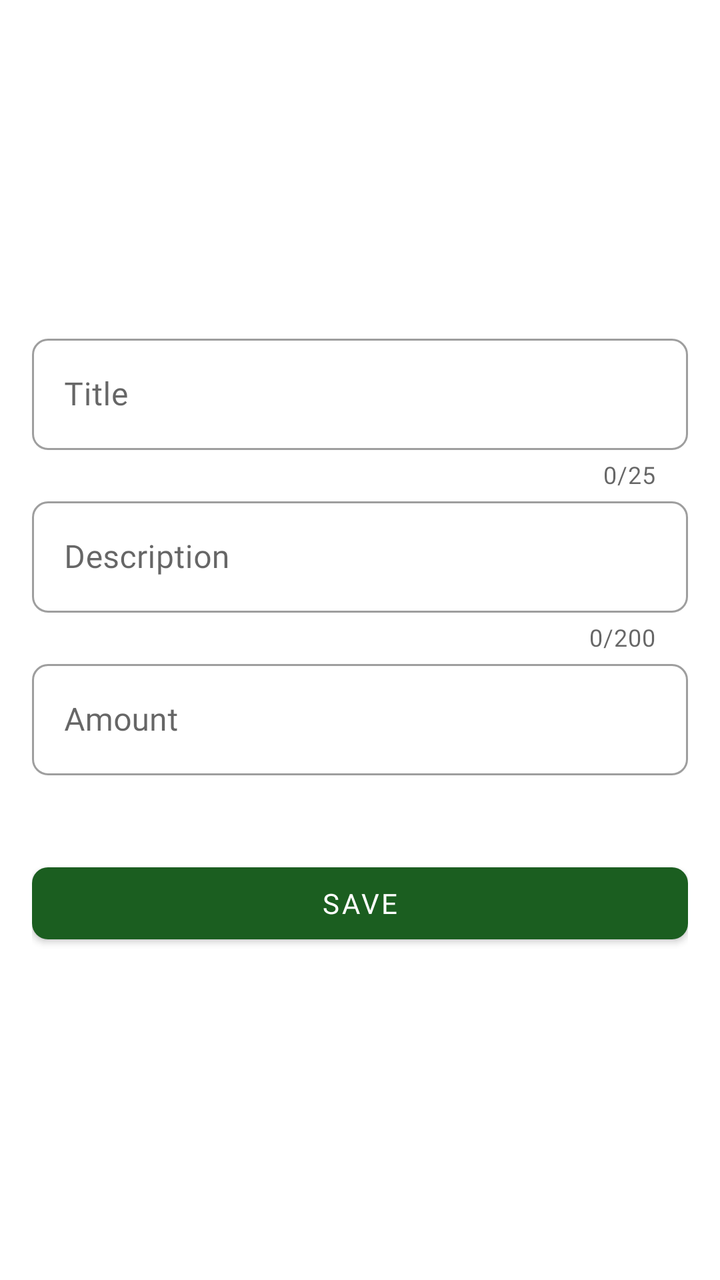
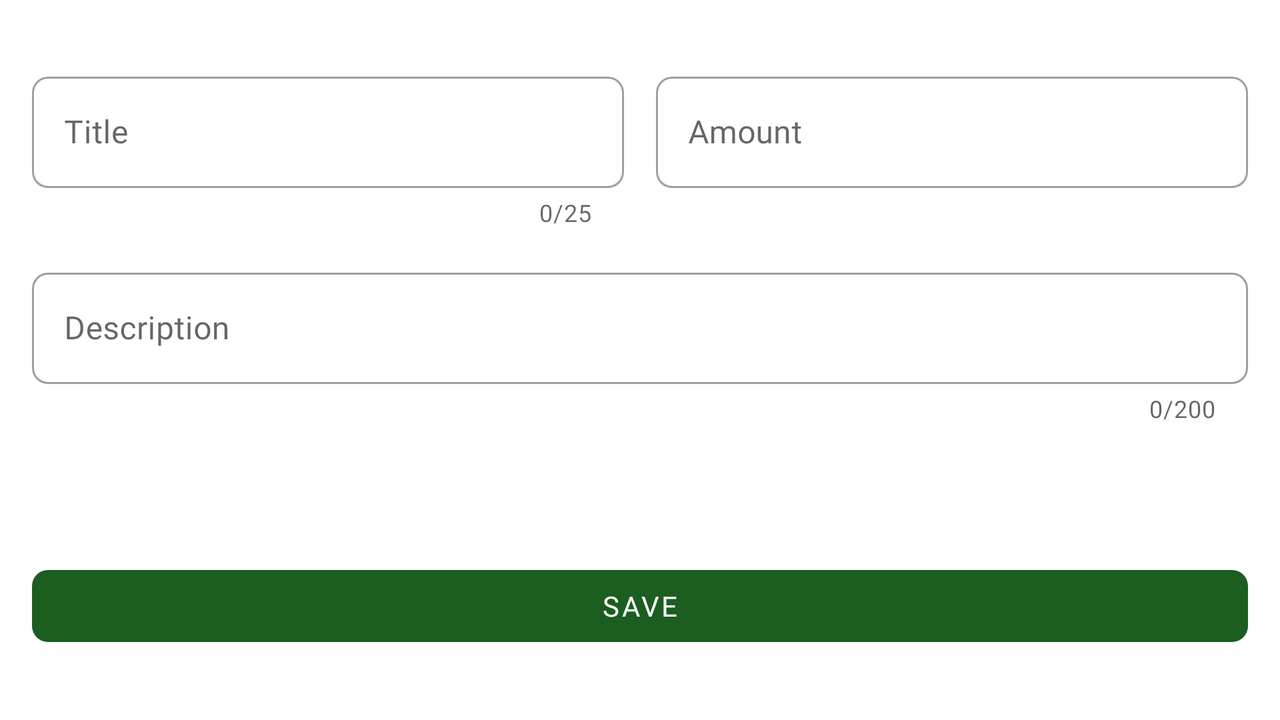

One screen, two layout resources from the same app: the default and the repository's alternative for another configuration. Each is rendered where Android would select it; the XML of both is given below.
<!-- AndroidManifest.xml: application theme Theme.ControleDeGastos -->
<!-- res/layout/add_transaction_fragment.xml -->
<?xml version="1.0" encoding="utf-8"?>
<androidx.core.widget.NestedScrollView
    xmlns:android="http://schemas.android.com/apk/res/android"
    xmlns:app="http://schemas.android.com/apk/res-auto"
    android:layout_width="match_parent"
    android:layout_height="match_parent"
    android:fillViewport="true"
    android:id="@+id/add_transaction_fragment">

    <LinearLayout
        android:layout_width="match_parent"
        android:layout_height="wrap_content"
        android:orientation="vertical"
        android:gravity="center_vertical"
        android:padding="16dp">

        <com.google.android.material.textfield.TextInputLayout
            android:id="@+id/textInputLayoutTitle"
            android:layout_width="match_parent"
            android:layout_height="wrap_content"
            app:counterEnabled="true"
            style="@style/Widget.MaterialComponents.TextInputLayout.OutlinedBox"
            app:counterMaxLength="25">

            <com.google.android.material.textfield.TextInputEditText
                android:id="@+id/textInputEditTextTitle"
                android:layout_width="match_parent"
                android:layout_height="wrap_content"
                android:hint="@string/add_transaction_text_hint_title"
                android:inputType="text"
                app:textInputLayoutFocusedRectEnabled="false" />

        </com.google.android.material.textfield.TextInputLayout>

        <com.google.android.material.textfield.TextInputLayout
            android:id="@+id/textInputLayoutDescription"
            android:layout_width="match_parent"
            android:layout_height="wrap_content"
            style="@style/Widget.MaterialComponents.TextInputLayout.OutlinedBox"
            app:counterEnabled="true"
            app:counterMaxLength="200">

            <com.google.android.material.textfield.TextInputEditText
                android:id="@+id/textInputEditTextDescription"
                android:layout_width="match_parent"
                android:layout_height="wrap_content"
                android:hint="@string/add_transaction_text_hint_description"
                android:inputType="text|textMultiLine"
                android:maxLines="4"
                android:overScrollMode="always"
                android:scrollbarStyle="insideOverlay"
                android:scrollbarThumbVertical="@drawable/custom_scrollbar"
                android:scrollbars="vertical"
                app:textInputLayoutFocusedRectEnabled="false"
                />
        </com.google.android.material.textfield.TextInputLayout>

        <com.google.android.material.textfield.TextInputLayout
            android:id="@+id/textInputLayoutAmountSpent"
            android:layout_width="match_parent"
            style="@style/Widget.MaterialComponents.TextInputLayout.OutlinedBox"
            android:layout_height="wrap_content">

            <com.google.android.material.textfield.TextInputEditText
                android:id="@+id/textInputEditTextAmountSpent"
                android:layout_width="match_parent"
                android:layout_height="wrap_content"
                android:hint="@string/add_transaction_text_hint_amount"
                android:inputType="numberDecimal" />

        </com.google.android.material.textfield.TextInputLayout>

        <com.google.android.material.button.MaterialButtonToggleGroup
            android:id="@+id/toggleButtonTransactionType"
            android:layout_width="wrap_content"
            android:layout_height="wrap_content"
            android:layout_marginTop="16dp"
            app:selectionRequired="true"
            app:singleSelection="true">

            <com.gabrielsantana.projects.controledegastos.ui.components.CustomButton
                android:id="@+id/buttonIncome"
                style="?attr/materialButtonOutlinedStyle"
                android:layout_width="wrap_content"
                android:layout_height="wrap_content"
                />

            <com.gabrielsantana.projects.controledegastos.ui.components.CustomButton
                android:id="@+id/buttonExpense"
                style="?attr/materialButtonOutlinedStyle"
                android:layout_width="wrap_content"
                android:layout_height="wrap_content"
                />

        </com.google.android.material.button.MaterialButtonToggleGroup>

        <HorizontalScrollView
            android:id="@+id/horizontalScrollView"
            android:layout_width="match_parent"
            android:layout_height="wrap_content"
            android:layout_marginTop="8dp"
            android:fillViewport="true"
            android:scrollbars="none"
            app:layout_constraintBottom_toTopOf="@+id/button_save"
            app:layout_constraintEnd_toEndOf="parent"
            app:layout_constraintHorizontal_bias="0.0"
            app:layout_constraintStart_toStartOf="parent"
            app:layout_constraintTop_toBottomOf="@+id/toggleButtonTransactionType">

            <com.google.android.material.chip.ChipGroup
                android:id="@+id/chipGroupCategory"
                android:layout_width="wrap_content"
                android:layout_height="wrap_content"
                app:singleLine="true"
                app:singleSelection="true"
                app:selectionRequired="true"
                >

            </com.google.android.material.chip.ChipGroup>
        </HorizontalScrollView>

        <com.google.android.material.button.MaterialButton
            android:id="@+id/button_save"
            android:layout_width="match_parent"
            android:layout_height="wrap_content"
            android:layout_marginTop="16dp"
            android:text="@string/add_transaction_button_save"
             />
    </LinearLayout>
</androidx.core.widget.NestedScrollView>
<!-- resources referenced by this layout -->
<resources>
  <!-- drawable custom_scrollbar (drawable) -->
  <?xml version="1.0" encoding="utf-8"?>
  <layer-list xmlns:android="http://schemas.android.com/apk/res/android">
      <item android:right="4dp" android:bottom="4dp" android:top="4dp"> 
          <shape>
              <size android:height="4dp" android:width="4dp"/>
              <solid android:color="?attr/colorSecondary"/>
              <corners android:radius="8dp"/>
          </shape>
      </item>
  </layer-list>
  <string name="add_transaction_button_save">Save</string>
  <string name="add_transaction_text_hint_amount">Amount</string>
  <string name="add_transaction_text_hint_description">Description</string>
  <string name="add_transaction_text_hint_title">Title</string>
  <style name="Theme.ControleDeGastos" parent="Theme.MaterialComponents.DayNight.NoActionBar">
          
          <item name="colorPrimary">@color/primaryColor</item>
          <item name="colorPrimaryVariant">@color/primaryDarkColor</item>
  
          <item name="colorOnPrimary">@color/white</item>
          
          <item name="colorSecondary">@color/secondaryColor</item>
          <item name="colorSecondaryVariant">@color/secondaryDarkColor</item>
          <item name="colorOnSecondary">@color/black</item>
          
          <item name="android:statusBarColor">?attr/colorPrimaryVariant</item>
          
  
          <item name="android:popupMenuStyle">@style/Widget.App.PopupMenu</item>
          <item name="fontFamily">@font/source_sans_font</item>
          <item name="android:fontFamily">@font/source_sans_font</item>
          <item name="shapeAppearanceMediumComponent">@style/ShapeAppearance.App.MediumComponent</item>
          <item name="shapeAppearanceSmallComponent">@style/ShapeAppearance.App.SmallComponent</item>
          <item name="shapeAppearanceLargeComponent">@style/ShapeAppearance.App.LargeComponent</item>
  
  
      </style>
  <color name="primaryColor">#1b5e20</color>
  <color name="primaryDarkColor">#003300</color>
  <color name="white">#FFFFFFFF</color>
  <color name="secondaryColor">#4caf50</color>
  <color name="secondaryDarkColor">#087f23</color>
  <color name="black">#FF000000</color>
  <style name="Widget.App.PopupMenu" parent="Widget.MaterialComponents.PopupMenu">
          <item name="android:popupBackground">@drawable/round_popupmenu_background</item>
      </style>
  <style name="ShapeAppearance.App.MediumComponent" parent="ShapeAppearance.MaterialComponents.MediumComponent">
          <item name="cornerSize">16dp</item>
      </style>
  <style name="ShapeAppearance.App.SmallComponent" parent="ShapeAppearance.MaterialComponents.SmallComponent">
          <item name="cornerSize">8dp</item>
      </style>
  <style name="ShapeAppearance.App.LargeComponent" parent="ShapeAppearance.MaterialComponents.LargeComponent">
          <item name="cornerSize">24dp</item>
      </style>
  <!-- drawable round_popupmenu_background (drawable) -->
  <?xml version="1.0" encoding="UTF-8"?>
  <shape xmlns:android="http://schemas.android.com/apk/res/android">
      <solid android:color="@color/popup_background_color"/>
      <corners
          android:radius="16dp"/>
  
      <padding
          android:bottom="16dp"
          android:top="16dp"/>
  </shape>
  <color name="popup_background_color">#202020</color>
</resources>
<!-- res/layout-land/add_transaction_fragment.xml (the repository's variant of the layout above) -->
<!-- drawn on the phone turned sideways -->
<?xml version="1.0" encoding="utf-8"?>
<androidx.core.widget.NestedScrollView
    xmlns:android="http://schemas.android.com/apk/res/android"
    xmlns:app="http://schemas.android.com/apk/res-auto"
    xmlns:tools="http://schemas.android.com/tools"
    android:layout_width="match_parent"
    android:layout_height="match_parent"
    android:fillViewport="true"
    app:layout_behavior="@string/appbar_scrolling_view_behavior">

    <androidx.constraintlayout.widget.ConstraintLayout
        android:layout_width="match_parent"
        android:layout_height="wrap_content"
        android:padding="16dp"
        app:layout_constraintEnd_toEndOf="parent"
        app:layout_constraintHorizontal_bias="0.5"
        app:layout_constraintStart_toStartOf="parent"
        tools:context=".ui.addtransaction.AddTransactionFragment">

        <com.google.android.material.textfield.TextInputLayout
            android:id="@+id/textInputLayoutDescription"
            style="@style/Widget.MaterialComponents.TextInputLayout.OutlinedBox"
            android:layout_width="0dp"
            android:layout_height="wrap_content"
            app:counterEnabled="true"
            app:counterMaxLength="200"
            app:layout_constraintBottom_toTopOf="@+id/toggleButtonTransactionType"
            app:layout_constraintEnd_toEndOf="parent"
            app:layout_constraintHorizontal_bias="0.5"
            app:layout_constraintStart_toStartOf="parent"
            app:layout_constraintTop_toBottomOf="@+id/textInputLayoutTitle">


            <com.google.android.material.textfield.TextInputEditText
                android:id="@+id/textInputEditTextDescription"
                android:layout_width="match_parent"
                android:layout_height="wrap_content"
                android:hint="@string/add_transaction_text_hint_description"
                android:inputType="text|textMultiLine"
                android:maxLines="4"
                android:overScrollMode="always"
                android:scrollbarStyle="insideOverlay"
                android:scrollbarThumbVertical="@drawable/custom_scrollbar"
                android:scrollbars="vertical"
                app:textInputLayoutFocusedRectEnabled="false" />


        </com.google.android.material.textfield.TextInputLayout>


        <com.google.android.material.button.MaterialButtonToggleGroup
            android:id="@+id/toggleButtonTransactionType"
            android:layout_width="wrap_content"
            android:layout_height="wrap_content"
            app:layout_constraintBottom_toTopOf="@+id/horizontalScrollView"
            app:layout_constraintStart_toStartOf="parent"
            app:layout_constraintTop_toBottomOf="@+id/textInputLayoutDescription"
            app:selectionRequired="true"
            app:singleSelection="true">

            <com.gabrielsantana.projects.controledegastos.ui.components.CustomButton
                android:id="@+id/buttonIncome"
                style="?attr/materialButtonOutlinedStyle"
                android:layout_width="wrap_content"
                android:layout_height="wrap_content"
                />


            <com.gabrielsantana.projects.controledegastos.ui.components.CustomButton
                android:id="@+id/buttonExpense"
                style="?attr/materialButtonOutlinedStyle"
                android:layout_width="wrap_content"
                android:layout_height="wrap_content"
                />

        </com.google.android.material.button.MaterialButtonToggleGroup>

        <com.google.android.material.textfield.TextInputLayout
            android:id="@+id/textInputLayoutTitle"
            style="@style/Widget.MaterialComponents.TextInputLayout.OutlinedBox"
            android:layout_width="0dp"
            android:layout_height="wrap_content"
            android:layout_marginEnd="8dp"
            app:counterEnabled="true"
            app:counterMaxLength="25"
            app:layout_constraintBottom_toTopOf="@+id/textInputLayoutDescription"
            app:layout_constraintEnd_toStartOf="@+id/guideline2"
            app:layout_constraintHorizontal_bias="0.5"
            app:layout_constraintStart_toStartOf="parent"
            app:layout_constraintTop_toTopOf="parent">

            <com.google.android.material.textfield.TextInputEditText
                android:id="@+id/textInputEditTextTitle"
                android:layout_width="match_parent"
                android:layout_height="wrap_content"
                android:hint="@string/add_transaction_text_hint_title"
                android:inputType="text"
                app:textInputLayoutFocusedRectEnabled="false" />

        </com.google.android.material.textfield.TextInputLayout>

        <com.google.android.material.textfield.TextInputLayout
            android:id="@+id/textInputLayoutAmountSpent"
            style="@style/Widget.MaterialComponents.TextInputLayout.OutlinedBox"
            android:layout_width="0dp"
            android:layout_height="wrap_content"
            android:layout_marginStart="8dp"
            app:layout_constraintEnd_toEndOf="parent"
            app:layout_constraintStart_toStartOf="@+id/guideline2"
            app:layout_constraintTop_toTopOf="@+id/textInputLayoutTitle">

            <com.google.android.material.textfield.TextInputEditText
                android:id="@+id/textInputEditTextAmountSpent"
                android:layout_width="match_parent"
                android:layout_height="wrap_content"
                android:hint="@string/add_transaction_text_hint_amount"
                android:inputType="numberDecimal" />

        </com.google.android.material.textfield.TextInputLayout>

        <HorizontalScrollView
            android:id="@+id/horizontalScrollView"
            android:layout_width="0dp"
            android:layout_height="wrap_content"
            android:layout_marginTop="8dp"
            android:fillViewport="true"
            android:scrollbars="none"
            app:layout_constraintBottom_toTopOf="@+id/button_save"
            app:layout_constraintEnd_toEndOf="parent"
            app:layout_constraintHorizontal_bias="0.0"
            app:layout_constraintStart_toStartOf="parent"
            app:layout_constraintTop_toBottomOf="@+id/toggleButtonTransactionType">

            <com.google.android.material.chip.ChipGroup
                android:id="@+id/chipGroupCategory"
                android:layout_width="wrap_content"
                android:layout_height="wrap_content"
                app:selectionRequired="true"
                app:singleLine="true"
                app:singleSelection="true"
               >


            </com.google.android.material.chip.ChipGroup>

        </HorizontalScrollView>


        <com.google.android.material.button.MaterialButton
            android:id="@+id/button_save"
            style="@style/Widget.MaterialComponents.Button.UnelevatedButton"
            android:layout_width="match_parent"
            android:layout_height="wrap_content"
            android:layout_marginTop="8dp"
            android:text="@string/add_transaction_button_save"
            app:layout_constraintBottom_toBottomOf="parent"
            app:layout_constraintEnd_toEndOf="parent"
            app:layout_constraintStart_toStartOf="parent"
            app:layout_constraintTop_toBottomOf="@+id/horizontalScrollView" />

        <androidx.constraintlayout.widget.Guideline
            android:id="@+id/guideline2"
            android:layout_width="wrap_content"
            android:layout_height="wrap_content"
            android:orientation="vertical"
            app:layout_constraintGuide_percent="0.50" />
    </androidx.constraintlayout.widget.ConstraintLayout>

</androidx.core.widget.NestedScrollView>
